Frame 1 (no input): blank canvas, image omitted
Frame 60 (the mouse pressed at the canvas centre just before this capture): blank canvas, image omitted
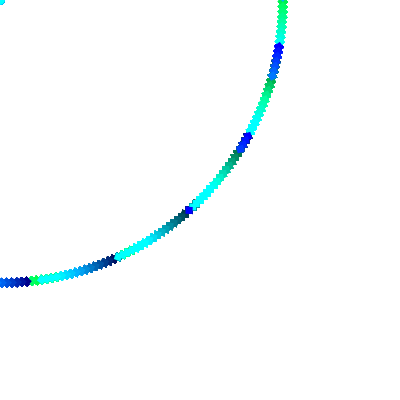
Frame 120 (the mouse held since frame 60 and released just before this capture)

The Processing sketch whose frames 1 and 60 were blank and that drew this single picture after the mouse press (run headless with seeded random() and noise(); from frame 60 on, the mouse is pressed at the canvas centre):

// Processing sketch: processing_60763
// ── processing_60763.pde

void setup(){
size(400,400);
background(255);
smooth();
}

void draw(){

  /*
  background(255);
*/

noStroke();
rectMode(CENTER);

for(int i=0; i<=400; i=i+20){
for(int j=0; j<=400; j=j+20){  
  rotate(2);
  fill(0,j,i);
  rect(mouseX,mouseY,7,7);
  line(mouseX,mouseY,2,2);
  ellipse(mouseY,mouseX,3,3);
}
}


}
